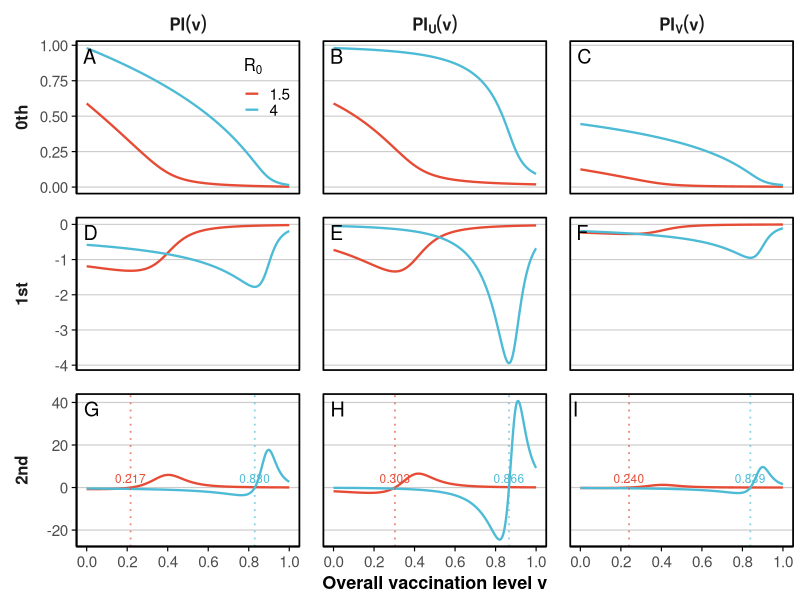
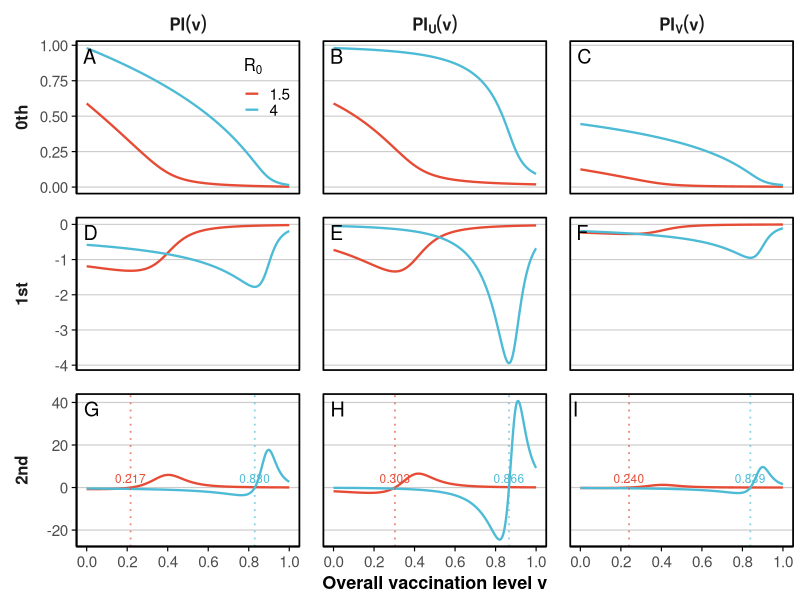

Source code (R) for these figures, in order:
#-----------
# PI,PIU,PIV
#-----------
library(ggplot2)
library(dplyr)
library(tidyr)
library(purrr)
library(ggsci)

p <- 0.01
k <- 0.85
R0_list <- c(1.5, 4)
v_vals  <- seq(0, 1, length.out = 5000)

solve_Z <- function(v, R0, p, k, tol = 1e-6, max_iter = 1e4) {
  Z <- 0.5
  for (i in seq_len(max_iter)) {
    e1 <- exp(-R0 * (Z + p))
    e2 <- exp(- (1 - k) * R0 * (Z + p))
    F  <- Z - (1 - p) * (1 - (1 - v) * e1 - v * e2)
    dF <- 1 - (1 - p) * ((1 - v) * R0 * e1 + v * (1 - k) * R0 * e2)
    if (abs(dF) < tol) break
    Znew <- Z - F / dF
    if (abs(Znew - Z) < tol) break
    Z <- Znew
  }
  Z
}

find_roots <- function(x, ypp) {
  i <- which(ypp[-1] * ypp[-length(ypp)] < 0)[1]
  if (is.na(i)) return(NA_real_)
  x0 <- x[i]; x1 <- x[i+1]; y0 <- ypp[i]; y1 <- ypp[i+1]
  x0 - y0 * (x1 - x0) / (y1 - y0)
}


df <- expand.grid(v = v_vals, R0 = R0_list) %>%
  rowwise() %>%
  mutate(
    Z  = solve_Z(v, R0, p, k),
    e1 = exp(-R0*(Z + p)),
    e2 = exp(-(1 - k)*R0*(Z + p))
  ) %>%
  ungroup() %>%
  mutate(
    PI       = Z / (1 - p),
    PI_U     = 1 - e1,
    PI_V     = 1 - e2,
    Zp        = (1 - p)*(e1 - e2) / (1 - (1 - p)*R0*((1 - v)*e1 + v*(1 - k)*e2)),
    PI_p     = Zp / (1 - p),
    PI_U_p   = R0 * Zp * e1,
    PI_V_p   = (1 - k)*R0 * Zp * e2,
    Zpp       = {
      f_v <- (1 - p)*(e1 - e2)
      g_v <- 1 - (1 - p)*R0*((1 - v)*e1 + v*(1 - k)*e2)
      f_p <- (1 - p)*R0*Zp*(-e1 + (1 - k)*e2)
      g_p <- (1 - p)*R0*((1 + (1 - v)*R0*Zp)*e1 + (v*(1 - k)^2*R0*Zp - (1 - k))*e2)
      (f_p * g_v - f_v * g_p) / g_v^2
    },
    PI_pp     = Zpp / (1 - p),
    PI_U_pp   = R0 * e1 * (Zpp - R0 * Zp^2),
    PI_V_pp   = (1 - k)*R0 * e2 * (Zpp - (1 - k)*R0 * Zp^2)
  )

v_star <- df %>%
  group_by(R0) %>%
  summarise(
    v_star_PI   = find_roots(v, PI_pp),
    v_star_PI_U = find_roots(v, PI_U_pp),
    v_star_PI_V = find_roots(v, PI_V_pp)
  ) %>%
  ungroup() %>%
  pivot_longer(starts_with("v_star"), names_to = "nm", values_to = "vstar") %>%
  mutate(
    Function = recode(nm,
                      v_star_PI   = "bold(PI(v))",
                      v_star_PI_U = "bold(PI[U](v))",
                      v_star_PI_V = "bold(PI[V](v))"),
    Order = "2nd"
  )

df_long <- df %>%
  select(v, R0,
         PI,   PI_p,   PI_pp,
         PI_U, PI_U_p, PI_U_pp,
         PI_V, PI_V_p, PI_V_pp) %>%
  pivot_longer(-c(v, R0), names_to = "nm", values_to = "value") %>%
  mutate(
    Function = case_when(
      grepl("^PI_V", nm) ~ "bold(PI[V](v))",
      grepl("^PI_U", nm) ~ "bold(PI[U](v))",
      TRUE                ~ "bold(PI(v))"
    ),
    Order = case_when(
      grepl("_pp$", nm) ~ "2nd",
      grepl("_p$",  nm) ~ "1st",
      TRUE              ~ "0th"
    )
  )

ann <- expand.grid(
  Order    = c("0th","1st","2nd"),
  Function = c("bold(PI(v))","bold(PI[U](v))","bold(PI[V](v))")
) %>%
  arrange(Order, Function) %>%
  mutate(tag = LETTERS[1:9])

my_theme_final <- theme_minimal(base_size = 14) +
  theme(
    axis.title           = element_text(size = 13, face = "bold"),
    axis.text            = element_text(size = 11),
    
    strip.text.x         = element_text(size = 12, face = "bold", margin = margin(t = 4, b = 4)),
    strip.text.y         = element_text(size = 12, face = "bold", angle = 0, margin = margin(r = 4, l = 4)),
    strip.placement      = "outside",
    strip.background     = element_blank(),
    
    panel.spacing        = unit(1.2, "lines"),
    
    panel.background     = element_rect(fill = NA, colour = NA),
    panel.border         = element_rect(fill = NA, colour = "black", size = 0.6),
    
    panel.grid.minor     = element_blank(),
    panel.grid.major.x   = element_blank(),
    panel.grid.major.y   = element_line(color = "grey80", size = 0.4),
    
    axis.line            = element_line(color = "black", size = 0.6),
    axis.ticks           = element_line(color = "black", size = 0.4),
    
    legend.position      = c(0.22, 0.99),
    legend.justification = c(0,    1),
    legend.direction     = "vertical",
    legend.background    = element_blank(),
    legend.title         = element_text(size = 12, face = "bold"),
    legend.text          = element_text(size = 11),
    legend.key           = element_blank(),
    legend.key.size      = unit(0.8, "lines"),
    
    plot.margin          = margin(5, 5, 5, 5, "pt")
  )

p_plot <- ggplot(df_long,
                 aes(x = v, y = value,
                     colour = factor(R0),
                     group  = factor(R0)
                 )) +
  geom_line(size = 0.8) +
  geom_vline(data = v_star,
             aes(xintercept = vstar, colour = factor(R0)),
             linetype = "dotted", size = 0.6, alpha = 0.7,
             show.legend = FALSE) +
  geom_text(data = v_star,
            aes(x = vstar, y = 0, label = sprintf("%.3f", vstar)),
            vjust = -0.5, size = 3, show.legend = FALSE) +
  geom_text(data = ann,
            aes(x = -Inf, y = Inf, label = tag),
            hjust = -0.5, vjust = 1.5, size = 5, inherit.aes = FALSE) +
  facet_grid(
    Order ~ Function,
    scales = "free_y",
    switch = "y",
    labeller = labeller(Function = label_parsed)
  ) +
  scale_colour_npg(name = expression(R[0]), labels = c("1.5","4")) +
  scale_x_continuous(breaks = seq(0, 1, by = 0.2)) +
  labs(x = "Overall vaccination level v", y = NULL) +
  my_theme_final +
  coord_cartesian(clip = "off")

print(p_plot)

ggsave("figures/FigS6.svg", p_plot,
       device = "svg", width = 8, height = 6, units = "in", dpi = 300)

